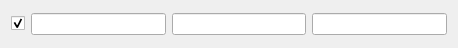
<?xml version="1.0" encoding="UTF-8"?>
<ui version="4.0">
 <class>PointPropertyWidget</class>
 <widget class="QWidget" name="PointPropertyWidget">
  <property name="geometry">
   <rect>
    <x>0</x>
    <y>0</y>
    <width>458</width>
    <height>48</height>
   </rect>
  </property>
  <property name="windowTitle">
   <string>Form</string>
  </property>
  <property name="toolTip">
   <string>Note: Use 'P' to pick a point on the surface under the cursor or 'Ctrl+P' to snap to the closest point used to define the underlying surface.</string>
  </property>
  <layout class="QGridLayout" name="gridLayout">
   <item row="0" column="0">
    <widget class="QCheckBox" name="show3DWidget">
     <property name="toolTip">
      <string>Control whether the point handle is rendered and accepting keyboard shortcuts (P, Ctrl+P).</string>
     </property>
     <property name="text">
      <string/>
     </property>
     <property name="checked">
      <bool>true</bool>
     </property>
     <property name="tristate">
      <bool>true</bool>
     </property>
    </widget>
   </item>
   <item row="0" column="1">
    <widget class="pqDoubleLineEdit" name="worldPositionX"/>
   </item>
   <item row="0" column="2">
    <widget class="pqDoubleLineEdit" name="worldPositionY"/>
   </item>
   <item row="0" column="3">
    <widget class="pqDoubleLineEdit" name="worldPositionZ"/>
   </item>
  </layout>
 </widget>
 <customwidgets>
  <customwidget>
   <class>pqDoubleLineEdit</class>
   <extends>QLineEdit</extends>
   <header>pqDoubleLineEdit.h</header>
  </customwidget>
 </customwidgets>
 <resources/>
 <connections/>
</ui>
